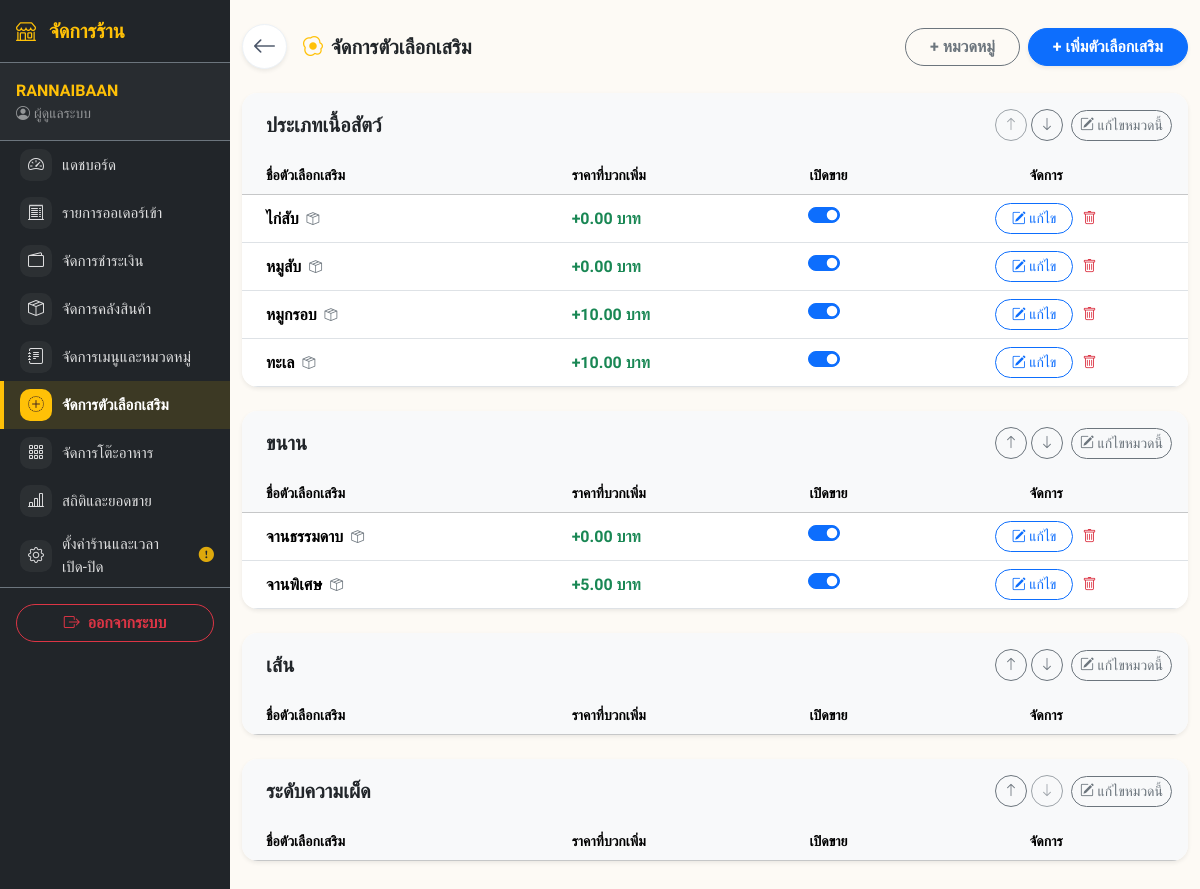
The page /owner/manage_toppings.php (signed in) on the database its author committed.
### tables this page shows
CREATE TABLE `owner` (
  `owner_id` int(11) NOT NULL AUTO_INCREMENT,
  `username` varchar(50) NOT NULL,
  `password` varchar(255) NOT NULL,
  `email` varchar(100) DEFAULT NULL,
  `name` varchar(100) DEFAULT NULL,
  `phone` varchar(20) DEFAULT NULL,
  `logo_url` varchar(255) DEFAULT 'default_logo.png',
  `promptpay_qr` varchar(255) DEFAULT NULL,
  `bank_info` text DEFAULT NULL,
  `restaurant_name` varchar(255) DEFAULT NULL,
  `address` text DEFAULT NULL,
  `open_time` time DEFAULT NULL,
  `close_time` time DEFAULT NULL,
  `is_shop_open` tinyint(1) DEFAULT 0,
  `is_dinein_open` tinyint(1) NOT NULL DEFAULT 1,
  `is_takeaway_open` tinyint(1) NOT NULL DEFAULT 1,
  `max_queue` int(11) DEFAULT 20,
  `close_reason` varchar(255) DEFAULT '',
  `created_at` datetime DEFAULT current_timestamp(),
  `last_login` datetime DEFAULT NULL,
  `is_active` tinyint(1) DEFAULT 1,
  PRIMARY KEY (`owner_id`),
  UNIQUE KEY `username` (`username`)
);

CREATE TABLE `topping_categories` (
  `topping_cat_id` int(11) NOT NULL AUTO_INCREMENT,
  `topping_cat_name` varchar(100) NOT NULL,
  `sort_order` int(11) NOT NULL DEFAULT 0,
  PRIMARY KEY (`topping_cat_id`)
);

CREATE TABLE `topping` (
  `topping_id` int(11) NOT NULL AUTO_INCREMENT,
  `topping_name` varchar(100) NOT NULL,
  `price` decimal(10,2) NOT NULL DEFAULT 0.00,
  `topping_cat_id` int(11) DEFAULT NULL,
  `is_active` tinyint(1) DEFAULT 1,
  `created_at` datetime DEFAULT current_timestamp(),
  `stock_qty` int(11) NOT NULL DEFAULT 50,
  `use_stock` tinyint(1) NOT NULL DEFAULT 1,
  PRIMARY KEY (`topping_id`),
  KEY `FK_Topping_cat` (`topping_cat_id`),
  CONSTRAINT `FK_Topping_cat` FOREIGN KEY (`topping_cat_id`) REFERENCES `topping_categories` (`topping_cat_id`)
);

### includes/topping_render.php (the view, shortened to what this page needs)
<?php
function render_owner_topping_row($row) {
    $is_in_stock = $row['is_active'] == 1;
    $t_name_js = htmlspecialchars(json_encode($row['topping_name'], JSON_UNESCAPED_UNICODE), ENT_QUOTES);
    ?>
    <tr id="row-<?= $row['topping_id'] ?>" class="<?= !$is_in_stock ? 'out-of-stock' : '' ?>">
        <td class="ps-4 fw-bold topping-name">
            <?= htmlspecialchars($row['topping_name']) ?>
            <?php if (!empty($row['use_stock'])): ?>
                <i class="bi bi-box-seam text-secondary ms-1" style="font-size: 0.8rem;" title="ติดตามคลังสินค้าอยู่ (ดูจำนวนคงเหลือได้ที่หน้าจัดการคลังสินค้า)"></i>
            <?php endif; ?>
        </td>
        <td class="text-success fw-bold">+<?= number_format($row['price'], 2) ?> บาท</td>
        <td class="text-center">
            <div class="form-check form-switch d-inline-block m-0">
                <input class="form-check-input" type="checkbox" role="switch"
                       id="active_<?= $row['topping_id'] ?>"
                       onchange="toggleToppingActive(<?= $row['topping_id'] ?>, this.checked)"
                       <?= $is_in_stock ? 'checked' : '' ?>>
            </div>
        </td>
        <td class="text-center">
            <button class="btn btn-sm btn-outline-primary rounded-pill px-3 me-1"
                    onclick="openToppingModal(<?= $row['topping_id'] ?>, <?= $t_name_js ?>, <?= $row['price'] ?>, <?= $row['topping_cat_id'] ?>, <?= !empty($row['use_stock']) ? 1 : 0 ?>, <?= (int)$row['stock_qty'] ?>, <?= (int)$row['is_active'] ?>)">
                <i class="bi bi-pencil-square"></i> แก้ไข
            </button>
            <button type="button" class="btn btn-sm btn-link text-danger p-0" onclick="confirmDeleteTopping(<?= $row['topping_id'] ?>, <?= $t_name_js ?>)">
                <i class="bi bi-trash"></i>
            </button>
        </td>
    </tr>
    <?php
    return ob_get_clean();
}
function render_owner_topping_category_block($cat, $cat_toppings) {
    $current_cat_id = $cat['topping_cat_id'];
    $cat_toppings_json = json_encode(array_map(function ($t) {
        return ['id' => $t['topping_id'], 'name' => $t['topping_name'], 'price' => $t['price']];
    }, $cat_toppings), JSON_UNESCAPED_UNICODE | JSON_HEX_APOS);
    $cat_name_json = json_encode($cat['topping_cat_name'], JSON_UNESCAPED_UNICODE | JSON_HEX_APOS);
    ?>
    <div class="card border-0 shadow-sm rounded-4 overflow-hidden mb-4 cat-block" id="cat-block-<?= $current_cat_id ?>">
        <div class="card-header bg-light border-0 py-3 ps-4 d-flex justify-content-between align-items-center">
            <h5 class="fw-bold m-0 text-dark"><?= htmlspecialchars($cat['topping_cat_name']) ?></h5>
            <div class="d-flex align-items-center gap-1">
                <button type="button" class="btn btn-sm btn-outline-secondary rounded-circle d-flex align-items-center justify-content-center cat-move-up" style="width: 32px; height: 32px; padding: 0;"
                        onclick="moveCategory(<?= $current_cat_id ?>, 'up')" title="ย้ายขึ้น">
                    <i class="bi bi-arrow-up"></i>
                </button>
                <button type="button" class="btn btn-sm btn-outline-secondary rounded-circle d-flex align-items-center justify-content-center cat-move-down" style="width: 32px; height: 32px; padding: 0;"
                        onclick="moveCategory(<?= $current_cat_id ?>, 'down')" title="ย้ายลง">
                    <i class="bi bi-arrow-down"></i>
                </button>
                <button class="btn btn-sm btn-outline-secondary rounded-pill ms-1"
                        onclick='openCatModal(<?= $current_cat_id ?>, <?= $cat_name_json ?>, <?= $cat_toppings_json ?>)'>
                    <i class="bi bi-pencil-square"></i> แก้ไขหมวดนี้
                </button>
            </div>
        </div>
        <table class="table align-middle mb-0">
            <thead class="table-light">
                <tr>
                    <th class="ps-4 py-2 small" style="width: 34%;">ชื่อตัวเลือกเสริม</th>
                    <th class="py-2 small" style="width: 20%;">ราคาที่บวกเพิ่ม</th>
                    <th class="text-center py-2 small" style="width: 16%;">เปิดขาย</th>
                    <th class="text-center py-2 small" style="width: 30%;">จัดการ</th>
                </tr>
            </thead>
            <tbody id="topping-tbody-<?= $current_cat_id ?>">
                <?php foreach ($cat_toppings as $row) { echo render_owner_topping_row($row); } ?>
            </tbody>
        </table>
    </div>
    <?php
    return ob_get_clean();
}

### includes/nav_owner.php (shortened to what this page needs)
<?php
$current_page = basename($_SERVER['PHP_SELF']);
$owner_name = "ผู้ดูแลระบบ";
$restaurant_name = "Owner System";
$owner_logo_url = "";
$owner_missing_qr = false;
if (isset($_SESSION['owner_id'])) {
    $o_id = $_SESSION['owner_id'];
    $stmt = $conn->prepare("SELECT name, restaurant_name, logo_url, promptpay_qr FROM owner WHERE owner_id = ?");
    $stmt->bind_param("i", $o_id);
    $stmt->execute();
    $result = $stmt->get_result();
    if ($result->num_rows > 0) {
        $o_info = $result->fetch_assoc();
        $owner_name = !empty($o_info['name']) ? $o_info['name'] : "ผู้ดูแลระบบ";
        $restaurant_name = !empty($o_info['restaurant_name']) ? $o_info['restaurant_name'] : "Owner System";
        $owner_logo_url = $o_info['logo_url'] ?? '';
        $owner_missing_qr = empty($o_info['promptpay_qr']);
    }
}
$owner_nav_items = [
    ['page' => 'dashboard.php',        'icon' => 'bi-speedometer2',      'label' => 'แดชบอร์ด'],
    ['page' => 'manage_orders.php',    'icon' => 'bi-receipt-cutoff',    'label' => 'รายการออเดอร์เข้า'],
    ['page' => 'manage_payments.php',  'icon' => 'bi-wallet2',           'label' => 'จัดการชำระเงิน'],
    ['page' => 'manage_stock.php',     'icon' => 'bi-box-seam',          'label' => 'จัดการคลังสินค้า'],
    ['page' => 'manage_menu.php',      'icon' => 'bi-journal-text',      'label' => 'จัดการเมนูและหมวดหมู่'],
    ['page' => 'manage_toppings.php',  'icon' => 'bi-plus-circle-dotted','label' => 'จัดการตัวเลือกเสริม'],
    ['page' => 'manage_tables.php',    'icon' => 'bi-grid-3x3-gap',      'label' => 'จัดการโต๊ะอาหาร'],
    ['page' => 'reports.php',          'icon' => 'bi-bar-chart-line',    'label' => 'สถิติและยอดขาย'],
    [
        'page' => 'settings.php', 'icon' => 'bi-gear', 'label' => 'ตั้งค่าร้านและเวลาเปิด-ปิด',
        'warn' => $owner_missing_qr, 'warn_title' => 'ยังไม่ได้แนบ QR Code รับเงิน ลูกค้าโอนเงินตอนสั่งกลับบ้านจะไม่เห็น QR ให้สแกนจ่าย',
    ],
];
?>
<div class="owner-shell d-flex">
  <div class="offcanvas-lg offcanvas-start owner-sidebar bg-dark text-white" tabindex="-1" id="ownerSidebar">
    <div class="offcanvas-header border-bottom border-secondary d-flex justify-content-between align-items-center">
      <h5 class="offcanvas-title fw-bold text-warning m-0">
        <?php if (!empty($owner_logo_url) && $owner_logo_url !== 'default_logo.png'): ?>
            <img src="<?= BASE_URL ?>assets/images/logos/<?= htmlspecialchars($owner_logo_url) ?>" alt="logo" style="width:36px;height:36px;object-fit:cover;border-radius:50%;" class="me-2">
        <?php else: ?>
            <i class="bi bi-shop me-2"></i>
        <?php endif; ?>
        จัดการร้าน
      </h5>
    </div>
    <div class="offcanvas-body p-0 d-flex flex-column">
      <div class="owner-sidebar-brand d-none d-lg-block px-3 py-3 border-bottom border-secondary">
        <div class="fw-bold text-warning text-truncate"><?= htmlspecialchars($restaurant_name) ?></div>
        <div class="small text-white-50 text-truncate"><i class="bi bi-person-circle me-1"></i><?= htmlspecialchars($owner_name) ?></div>
      </div>
      <ul class="nav flex-column flex-grow-1 mt-2 mt-lg-0">
        <?php foreach ($owner_nav_items as $item): ?>
        <li class="nav-item">
          <a class="owner-nav-link nav-link text-white py-2 px-3 d-flex align-items-center <?= ($current_page == $item['page']) ? 'active' : ''; ?>" href="../owner/<?= $item['page'] ?>">
            <span class="owner-nav-icon"><i class="bi <?= $item['icon'] ?>"></i></span>
            <span><?= $item['label'] ?></span>
            <?php if ($item['page'] === 'settings.php'): ?>
                <i id="navQrWarnIcon" class="bi bi-exclamation-circle-fill text-warning ms-2" title="<?= htmlspecialchars($item['warn_title'] ?? 'ต้องตรวจสอบการตั้งค่า') ?>" style="<?= empty($item['warn']) ? 'display:none;' : '' ?>"></i>
            <?php elseif (!empty($item['warn'])): ?>
                <i class="bi bi-exclamation-circle-fill text-warning ms-2" title="<?= htmlspecialchars($item['warn_title'] ?? 'ต้องตรวจสอบการตั้งค่า') ?>"></i>
            <?php endif; ?>
          </a>
        </li>
        <?php endforeach; ?>
      </ul>
      <div class="p-3 border-top border-secondary">
        <a href="../logout.php" class="btn btn-outline-danger w-100 rounded-pill fw-bold" onclick="return ownerConfirmNavigate(event, 'ยืนยันออกจากระบบ?', '../logout.php')">
            <i class="bi bi-box-arrow-right me-2"></i>ออกจากระบบ
        </a>
      </div>
    </div>
  </div>
  <div class="owner-main flex-grow-1">

### owner/manage_toppings.php (shortened to what this page needs)
<?php
require_once '../includes/topping_render.php';
include '../includes/header_owner.php';
include '../includes/nav_owner.php';
?>
<link rel="stylesheet" href="<?= BASE_URL ?>assets/css/owner-manage-toppings.css?v=<?= time() ?>">
<div class="container py-3 py-md-4">
    <div class="d-flex flex-column flex-md-row justify-content-between align-items-md-center mb-4 gap-3">
        <div class="d-flex align-items-center">
            <a href="dashboard.php" class="btn btn-white rounded-circle me-3 shadow-sm d-flex align-items-center justify-content-center" style="width: 45px; height: 45px; border: 1px solid #edf2f7; background: #ffffff; color: #4a5568;" title="ย้อนกลับ">
                <i class="bi bi-arrow-left fs-4"></i>
            </a>
            <h4 class="fw-bold text-dark m-0" style="font-size: 1.25rem;"><i class="bi bi-egg-fried text-warning me-2"></i>จัดการตัวเลือกเสริม</h4>
        </div>
        <div class="d-flex gap-2">
            <button class="btn btn-outline-secondary rounded-pill px-4 fw-bold" onclick="openCatModal()">+ หมวดหมู่</button>
            <button class="btn btn-primary rounded-pill px-4 fw-bold shadow-sm" onclick="openToppingModal()">+ เพิ่มตัวเลือกเสริม</button>
        </div>
    </div>
    <?php
    $cats_query = $conn->query("SELECT * FROM topping_categories ORDER BY sort_order ASC, topping_cat_name ASC");
    $all_cats_list = [];
    while ($c = $cats_query->fetch_assoc()) { $all_cats_list[] = $c; }
    foreach ($all_cats_list as $cat):
        $current_cat_id = $cat['topping_cat_id'];
        $stmt_items = $conn->prepare("SELECT * FROM topping WHERE topping_cat_id = ? ORDER BY price ASC");
        $stmt_items->bind_param("i", $current_cat_id);
        $stmt_items->execute();
        $cat_toppings = $stmt_items->get_result()->fetch_all(MYSQLI_ASSOC);
        echo render_owner_topping_category_block($cat, $cat_toppings);
    endforeach; ?>
</div>
<?php include '../includes/footer_owner.php'; ?>

### assets/css/owner.css (style rules this page uses)
:root { --bg-body: #fdfaf5; --primary-brown: #795548; --dark-brown: #3e2723; --accent-soft: #d7ccc8; }
body { font-family: 'Sarabun', sans-serif; background-color: var(--bg-body); color: var(--dark-brown); }
h1, h2, h3, h4, h5, .font-mitr { font-family: 'Mitr', sans-serif; }
.owner-shell { align-items: stretch; min-height: 100vh; }
.owner-sidebar { --bs-offcanvas-width: min(78vw, 300px); }
@media (min-width: 992px) { .owner-sidebar { width: 230px; flex-shrink: 0; position: sticky; top: 0; height: 100vh; overflow-y: auto; } }
@media (min-width: 992px) { .owner-shell { background-color: #212529; } }
.owner-main { min-width: 0; background-color: var(--bg-body); }
@media (min-width: 992px) { body { padding-top: 0 !important; } }
.owner-sidebar-brand { background-color: rgba(255, 255, 255, 0.03); }
.owner-nav-link { display: flex; align-items: center; gap: 10px; font-size: 0.95rem; border-left: 4px solid transparent; opacity: 0.85; transition: 0.2s; }
.owner-nav-link.active { opacity: 1; background-color: rgba(255, 193, 7, 0.12); border-left-color: #ffc107; color: #fff; font-weight: bold; }
.owner-nav-icon { display: inline-flex; align-items: center; justify-content: center; width: 32px; height: 32px; min-width: 32px; border-radius: 10px; background-color: rgba(255, 255, 255, 0.06); font-size: 1rem; transition: 0.2s; }
.owner-nav-link.active .owner-nav-icon { background-color: #ffc107; color: #3e2723; }

### includes/header_owner.php (style rules this page uses)
@media (min-width: 992px) { body { padding-top: 0 !important; } }

### rows shown on the page
owner: restaurant_name "RANNAIBAAN", name "ผู้ดูแลระบบ"
topping_categories: topping_cat_name "ประเภทเนื้อสัตว์"
topping: topping_name "ไก่สับ", use_stock 1 (drawn), price "0.00", is_active "☑"
topping: topping_name "หมูสับ", use_stock 1 (drawn), price "0.00", is_active "☑"
topping: topping_name "หมูกรอบ", use_stock 1 (drawn), price "10.00", is_active "☑"
topping: topping_name "ทะเล", use_stock 1 (drawn), price "10.00", is_active "☑"
topping_categories: topping_cat_name "ขนาน"
topping: topping_name "จานธรรมดาบ", use_stock 1 (drawn), price "0.00", is_active "☑"
topping: topping_name "จานพิเศษ", use_stock 1 (drawn), price "5.00", is_active "☑"
topping_categories: topping_cat_name "เส้น", $current_cat_id 3 (drawn)
topping_categories: topping_cat_name "ระดับความเผ็ด"

### other values the page prints
$item['label'] "แดชบอร์ด"
$item['label'] "รายการออเดอร์เข้า"
$item['label'] "จัดการชำระเงิน"
$item['label'] "จัดการคลังสินค้า"
$item['label'] "จัดการเมนูและหมวดหมู่"
$item['label'] "จัดการตัวเลือกเสริม"
$item['label'] "จัดการโต๊ะอาหาร"
$item['label'] "สถิติและยอดขาย"
$item['label'] "ตั้งค่าร้านและเวลาเปิด-ปิด"
